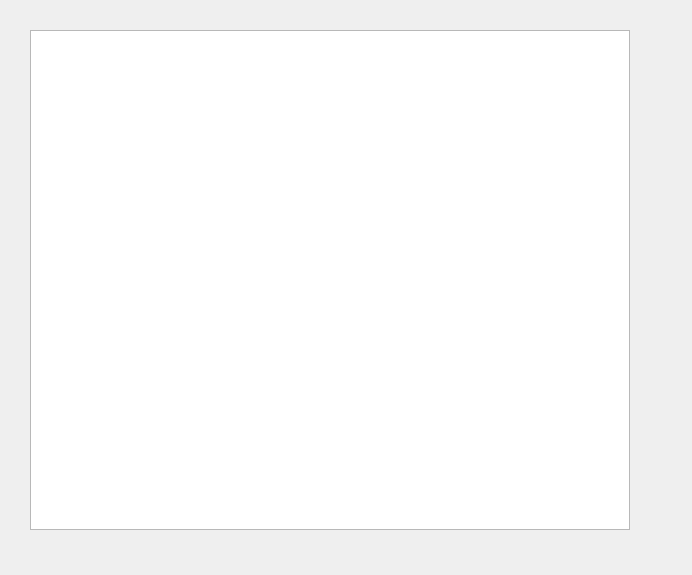
<?xml version="1.0" encoding="UTF-8"?>
<ui version="4.0">
 <class>Widget</class>
 <widget class="QWidget" name="Widget">
  <property name="geometry">
   <rect>
    <x>0</x>
    <y>0</y>
    <width>692</width>
    <height>575</height>
   </rect>
  </property>
  <property name="windowTitle">
   <string>Widget</string>
  </property>
  <widget class="GraphicsView" name="graphicsView">
   <property name="geometry">
    <rect>
     <x>30</x>
     <y>30</y>
     <width>600</width>
     <height>500</height>
    </rect>
   </property>
  </widget>
 </widget>
 <layoutdefault spacing="6" margin="11"/>
 <customwidgets>
  <customwidget>
   <class>GraphicsView</class>
   <extends>QGraphicsView</extends>
   <header>graphicsview.h</header>
  </customwidget>
 </customwidgets>
 <resources/>
 <connections/>
</ui>
